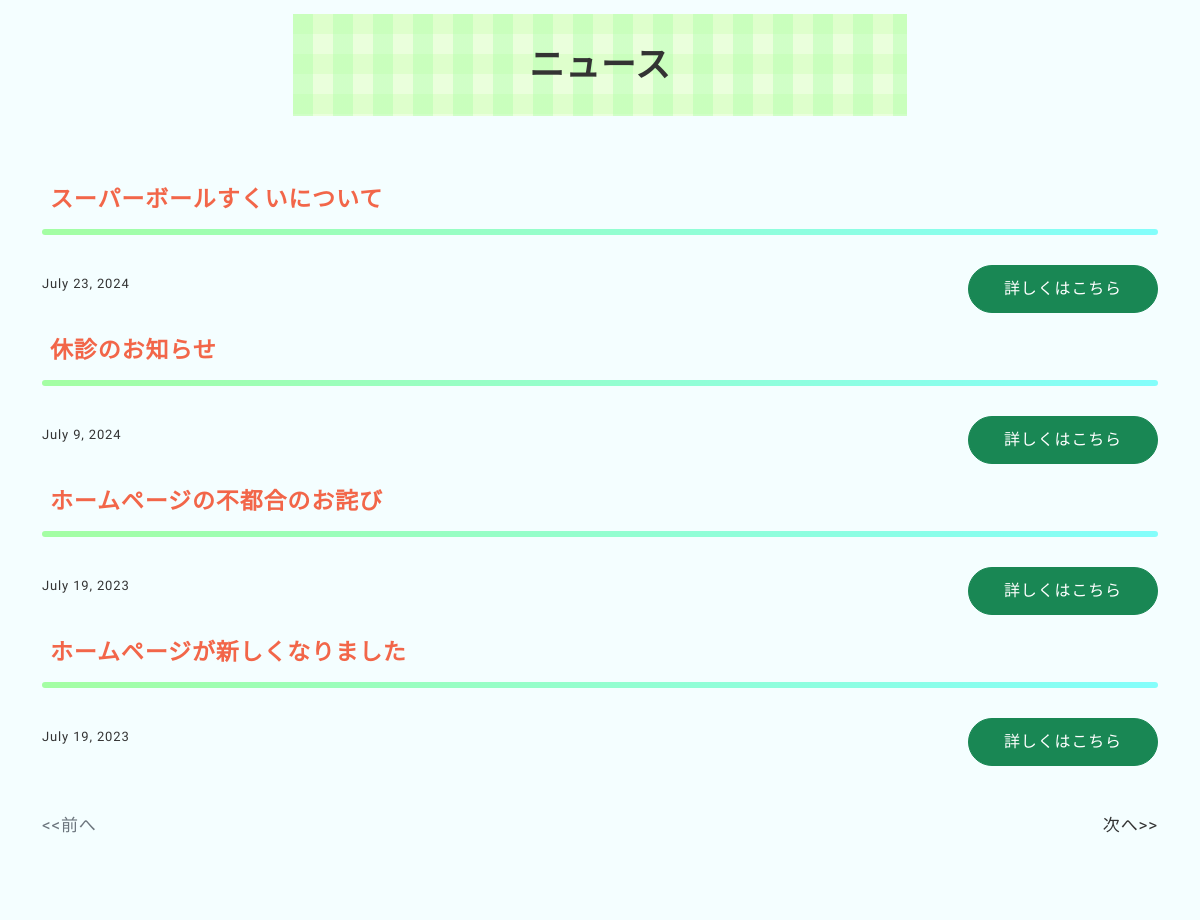
The page /news/ (middle part) on the database as committed earlier.
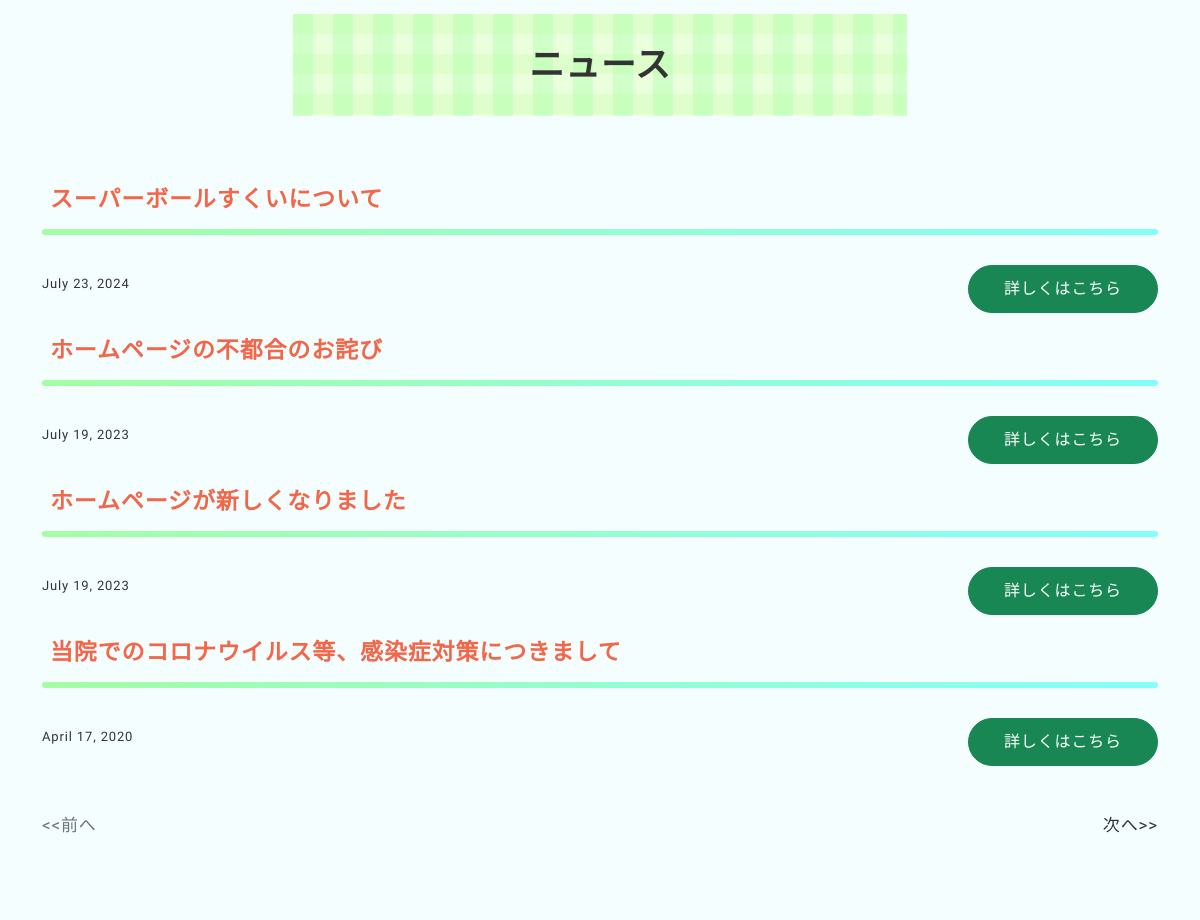
The same page on the database as committed later.
### dent_site/models.py (models this page shows, shortened)
class News(models.Model):
  date = models.DateField()
  title = models.CharField(max_length=50)
  text = models.TextField()

### dent_site/views.py (the view)
# urls.py: path('news/', views.ListNewsView.as_view(), name='news'),
class ListNewsView(ListView):
    template_name = 'dent_site/news.html'
    model = News
    def get_queryset(self):
        return News.objects.order_by('-date')
    paginate_by = ITEM_PER_PAGE

### dent_site/templates/dent_site/news.html (shortened to what this page needs)
{% extends './base.html' %}
{% load static %}
{% block head %}
<link rel="stylesheet" type="text/css" href="{% static 'dent_site/css/sub.css' %}">
{% endblock head %}
{% block content %}
<main>
  <section class="container">
    <h2 class="ttl">ニュース</h2>
    {% for item in object_list %}
      <div class="contents">
        <div class="py-2">
          <h3>{{ item.title }}</h3>
          <time style="font-size: 13px;">{{ item.date }}</time>
          <a class="d-btn btn btn-success" style="float: right;" href="{% url 'dent_site:news_detail' item.pk %}" role="button">詳しくはこちら</a>
        </div>
      </div>
    {% endfor %}
    {% include 'dent_site/components/pagination.html' %}
  </section>
</main>
{% endblock %}

Rows that differ between the two databases and show on the page:
removed News: title "休診のお知らせ", date "July 9, 2024"
now on this page (row unchanged): News: title "当院でのコロナウイルス等、感染症対策につきまして", date "April 17, 2020"
